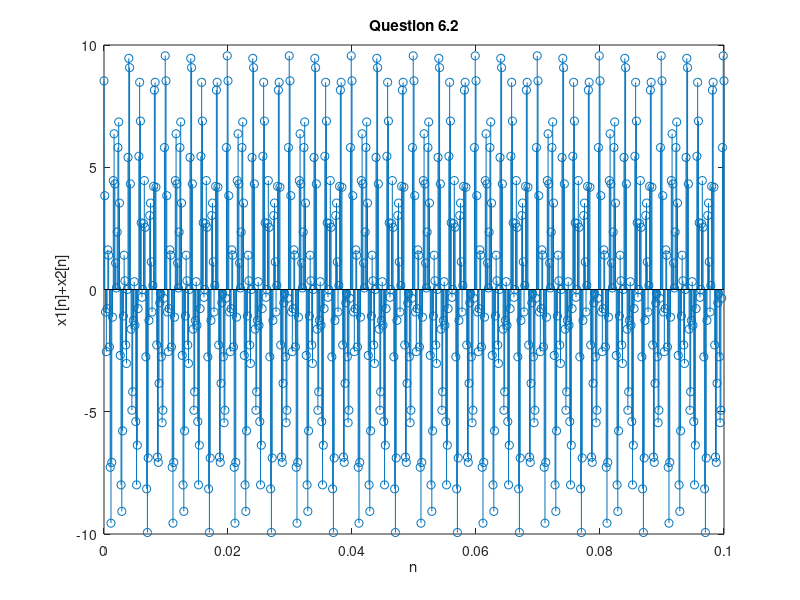

Here is the MATLAB script that generated this plot:
t = 0:1/8000:0.1
x1 = 5*cos(2*pi*500*t);
x2 = 5*cos(2*pi*1200*t+0.25*pi);

x3 = x1+x2; 
stem(t,x3);
title('Question 6.2');
ylabel('x1[n]+x2[n]');
xlabel('n');
